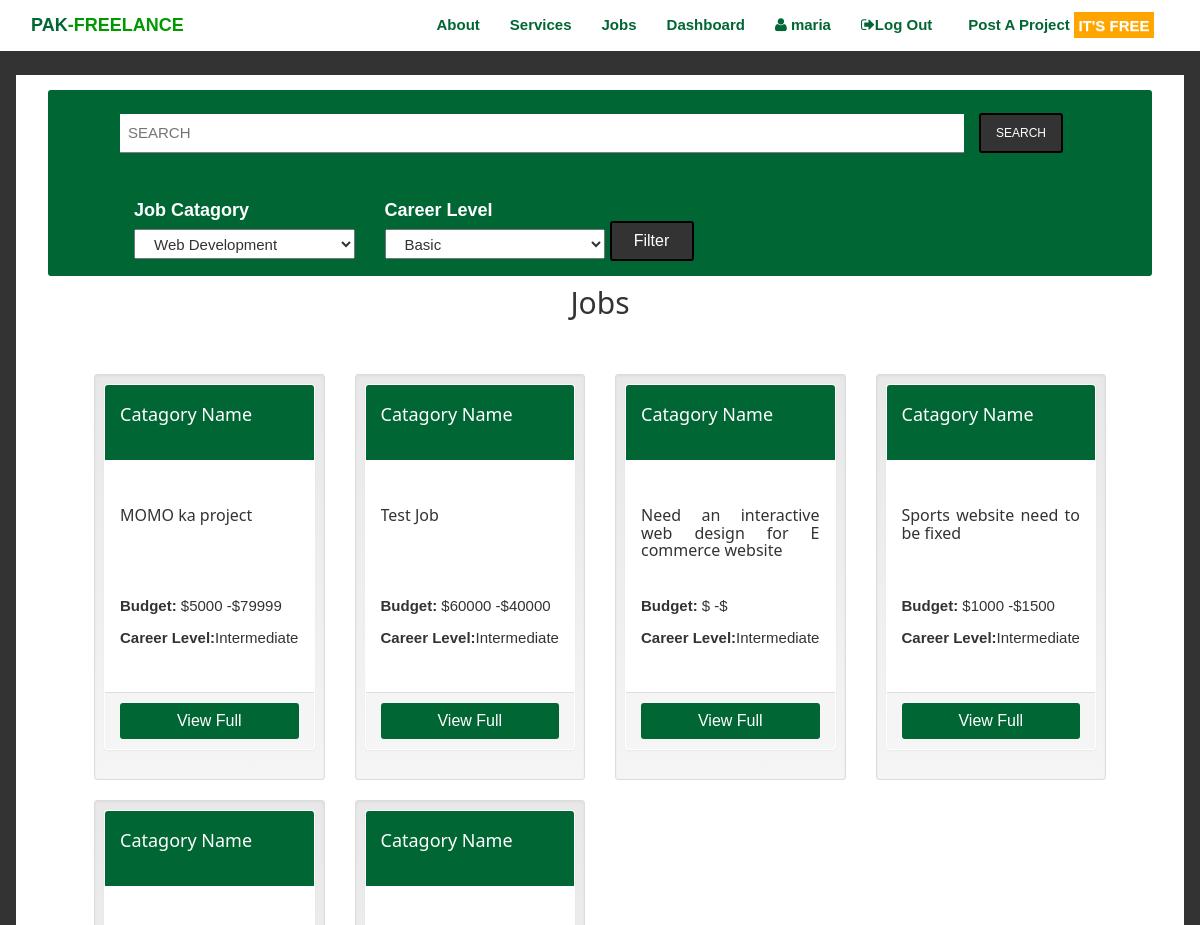
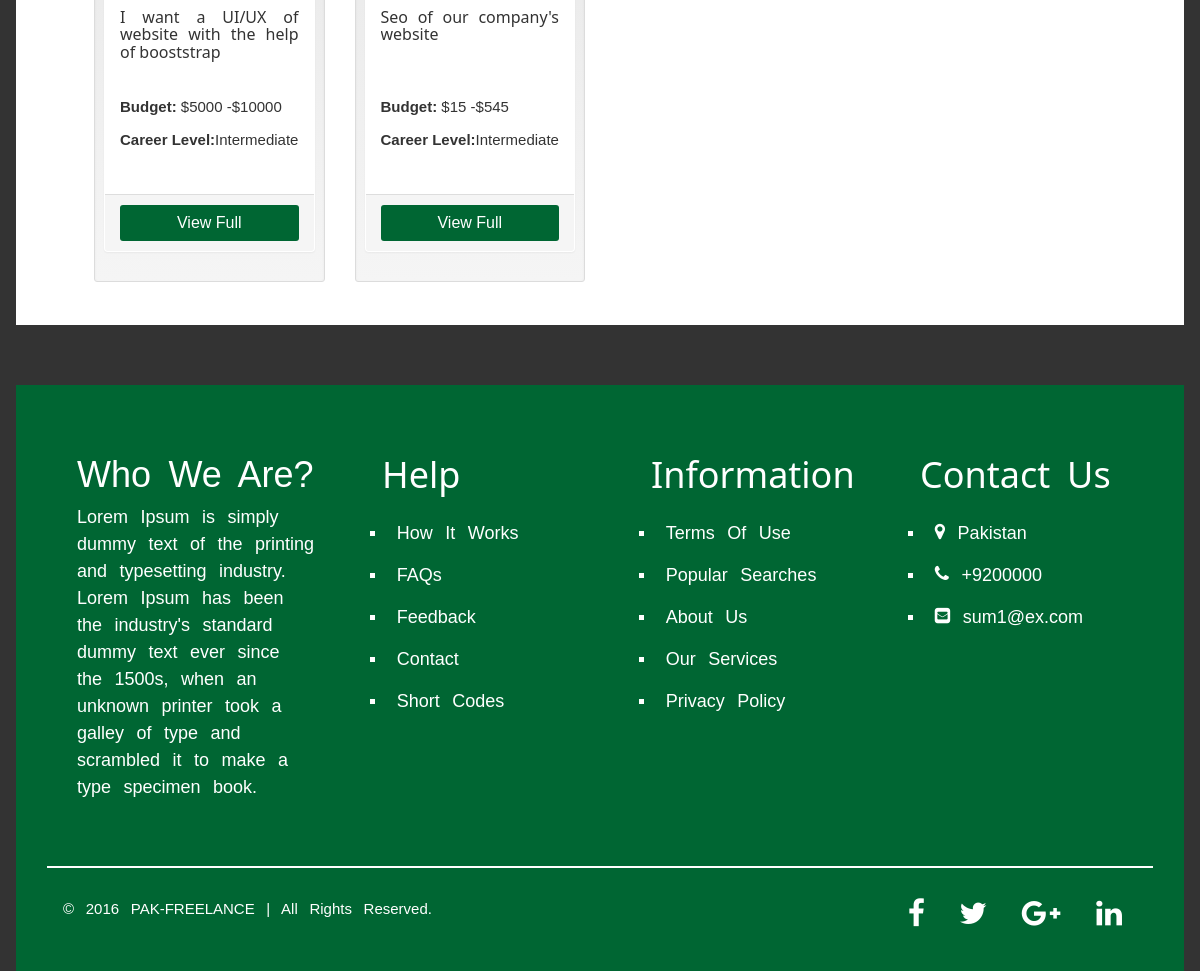
The app's page /views/jobs.php (signed in) with its own data (2 pictures, top to bottom).
### tables this page shows
CREATE TABLE `jobs` (
  `id` int(20) NOT NULL,
  `user_id` int(11) NOT NULL,
  `title` text,
  `catagory` int(20) NOT NULL,
  `skills` text,
  `price_from` int(20) DEFAULT NULL,
  `price_to` int(20) DEFAULT NULL,
  `description` text,
  `career_level` varchar(255) DEFAULT NULL,
  `payment_method` enum('fixed','hourly') NOT NULL,
  `duration` varchar(500) NOT NULL,
  `commitment` varchar(500) NOT NULL,
  `is_deleted` tinyint(1) DEFAULT NULL,
  `status` enum('active','inactive') DEFAULT NULL
);

### views/jobs.php (the view, shortened to what this page needs)
<?php
include("header.php"); ?>
    <html xmlns="http://www.w3.org/1999/html">
    <body style="background-color: #333;">
    <?php
        $haveJobsQuery = $conn->query("SELECT * FROM jobs  WHERE  is_deleted = 0 ORDER BY id  DESC ");
    ?>
    <section class="w3-container" style="margin-top: 5em; background-color: white;">
        <div class="w3-container">
            <div class="w3-container"
                 style="background-color:#063 !important; display:block; border-radius:3px; margin-top:1em; padding-bottom:1em;">
                <ul
                    style="list-style-type:none !important; text-decoration:none !important; padding-top:1em;">
                    <li>
                        <div>
                            <form class="w3-form col-sm-10 col-md-10 col-lg-10">
                                <input class="w3-input" placeholder="SEARCH" type="search">
                            </form>
                        </div>
                    </li>
                    <li style="padding-top:0.5em;" class="col-sm-2 col-md-2 col-lg-2">
                        <button class="btn-small M-button-Grey-to-white M-UniversalBtn btn-sm">
                            <a style="font-family: Arial" class="M-Universal-Link">SEARCH</a></button></li>
                    <li class="col-xs-12 col-sm-12 col-md-12 col-lg-12">
                        <div>
                            <form style=" margin-top:1em !important;">
                                <div class="col-xs-3 col-sm-3 col-md-3 col-lg-3">
                                    <div class="pull-left" style="margin-top:0.4em;">
                                        <label style="color:white;">Job Catagory</label>
                                        <select class="col-md-12" style=" height:2em;">
                                            <?php $queryForCatagory = $conn->query("SELECT * from catagory WHERE is_deleted = 0");
                                            while ($haveCatagoryDataArray = $queryForCatagory->fetch_array()) {
                                                ?>
                                                <option
                                                    value="<?php echo $haveCatagoryDataArray['id']; ?>"><?php echo $haveCatagoryDataArray['cat_name'] ?></option>
                                                <?php
                                            }
                                            ?>
                                        </select>
                                    </div>
                                </div>
                                <div class="col-xs-3 col-sm-3 col-md-3 col-lg-3">
                                    <div class="pull-left" style="margin-top:0.4em;">
                                        <label style="color: white;">Career Level</label>
                                        <select class="col-md-12" style=" height:2em;">
                                            <?php
                                            $queryForLevel = $conn->query("SELECT * FROM level");
                                            while ($haveLevelData = $queryForLevel->fetch_array()) {
                                                ?>
                                                <option
                                                    value="<?php echo $haveLevelData['id']; ?>"><?php echo $haveLevelData['level_name']; ?></option>
                                                <?php
                                            }
                                            ?>
                                        </select>
                                    </div>
                                </div>
<div class="col-xs-3 col-sm-3 col-md-3 col-lg-3" style="float: left; margin-left:-1.7em;">
    <div  style="padding-top:2em;">
        <button type="submit"class="btn-sm M-button-Grey-to-white M-UniversalBtn"><a style="font-family: Arial; font-size: medium;" class="M-Universal-Link">Filter</a></button>
    </div>
</div>
                            </form>
                        </div>
                    </li>
                </ul>
            </div>
            <section>
                <div class=" w3-container">
                    <h2 class="text-center">Jobs</h2>
                    <br/><br/>
                    <div class="col-sm-12 col-md-12 col-lg-12">
                        <?php while ($haveJobData = $haveJobsQuery->fetch_array()) { ?>
                            <div class=" col-sm-3 col-md-3 col-lg-3">
                                <div class=" well well-sm">
                                    <div class="panel">
                                        <div class="panel-heading"
                                             style="background-color:#063; color:white; height: 5em; background-size:contain;">
                                            <h5>Catagory Name</h5>
                                        </div>
                                        <div class="panel-body text-justify" style="background-size: contain; ">
                                            <br>
                                            <center>
                                                <div style=" background-size: contain; box-sizing: content-box; overflow: hidden; height: 5em;  text-overflow-ellipsis:2; ">
                                                <h6 class=" text-justify">
                                                    <?php echo substr($haveJobData['title'],0,54); ?></h6>
                                                </div>
                                                <br>
                                                <div class="text-justify" style="height: 4em;">
                                                    <p><strong>Budget: </strong><span>$</span><span><?php echo $haveJobData['price_from']; ?> </span>
                                                        -<span><span>$</span><?php echo $haveJobData['price_to']; ?></span>
                                                    </p>
                                                    <p><strong>Career Level:</strong>Intermediate</p>
                                                </div>
                                            </center>
                                            <br>
                                        </div>
                                        <div class="panel-footer"><a class="M-Universal-Link"
                                                                     href="Single.php?JobID=<?php echo $haveJobData['id']; ?>">
                                                <button class=" btn btn-block btn-sm"
                                                        style="height:3em; background-color:#063; color:white; ">
                                                    <p style="font-family: Arial; color: white; font-size: medium;" class="M-Universal-Link">
                                                        View
                                                        Full</p></button>
                                            </a></div>
                                    </div>
                                </div>
                            </div>
                        <?php } ?>
                    </div>
                    <br/>
                    <br><br>
                </div>
        </div>
        <br>
    </section>
    </body>
    </html>
<?php
include("footer.php");
?>

### STYLE/main1.css (style rules this page uses)
body,p,a,h1,h2,h3,h4,h5,h6,li,footer { font-family:Arial; }
section { font-family: Arial; }
form,input,textarea { font-family:Arial; }
label { font-family:Arial; font-size:18px; font-weight:bold; }
h1,h2,h3,h4,h5,h6,select,option,label { font-family:Arial; }
.M-Universal-Link { text-decoration:none !important; font-family:Arial; text-underline:none; }
button { border:none; text-decoration:none; display:block; padding:0em; font-family:Arial; text-align:center; border-radius:2px; cursor:pointer; -webkit-transition-duration:0.4s; transition:ease-in-out; transition-duration:0.4s; }
.M-button-Grey-to-white { background-color:#333; color:white; width:7em !important; height:3.3em !important; font-family:Arial; border:2px solid black; }
.M-UniversalBtn { border-radius:1px; font-family:Arial; }

### STYLE/W3STYLE.css (style rules this page uses)
* { -webkit-box-sizing:border-box;-moz-box-sizing:border-box;box-sizing:border-box }
html { -ms-text-size-adjust:100%;-webkit-text-size-adjust:100% }
body { margin:0 }
article,aside,details,figcaption,figure,footer,header,hgroup,main,menu,nav,section,summary { display:block }
a { background-color:transparent }
button,input,select,textarea { font:inherit;margin:0 }
button { overflow:visible }
button,select { text-transform:none }
button,html input[type=button],input[type=reset],input[type=submit] { -webkit-appearance:button;cursor:pointer }
input[type=search] { box-sizing:content-box;-webkit-appearance:textfield;-moz-box-sizing:content-box;-webkit-box-sizing:content-box }
html,body { font-family:Verdana,sans-serif;font-size:15px;line-height:1.5 }
html { overflow-x:hidden }
h1,h2,h3,h4,h5,h6,.w3-slim,.w3-wide { font-family:"Segoe UI",Arial,sans-serif }
h2 { font-size:30px }
h5 { font-size:18px }
h6 { font-size:16px }
h1,h2,h3,h4,h5,h6 { font-weight:400;margin:10px 0 }
a { color:inherit }
.w3-input { padding:8px;display:block;border:none;border-bottom:1px solid #808080;width:100% }
.w3-container:after,.w3-row:after,.w3-row-padding:after,.w3-topnav:after,.w3-clear:after,.w3-btn-group:before,.w3-btn-group:after,.w3-btn-bar:before,.w3-btn-bar:after { content:"";display:table;clear:both }
.w3-padding-medium,.w3-padding,.w3-form { padding:8px 16px!important }
.w3-container { padding:0.01em 16px }

### records on screen
jobs: title "MOMO ka project", price_from "5000", price_to "79999"
jobs: title "Test Job", price_from "60000", price_to "40000"
jobs: title "Need an interactive web design for E commerce website"
jobs: title "Sports website need to be fixed", price_from "1000", price_to "1500"
jobs: title "I want a UI/UX of website with the help of booststrap", price_from "5000", price_to "10000"
jobs: title "Seo of our company's website", price_from "15", price_to "545"

### other values on screen
$_SESSION['full_name'] "maria"
form field value "Web Development"
form field value "Basic"
